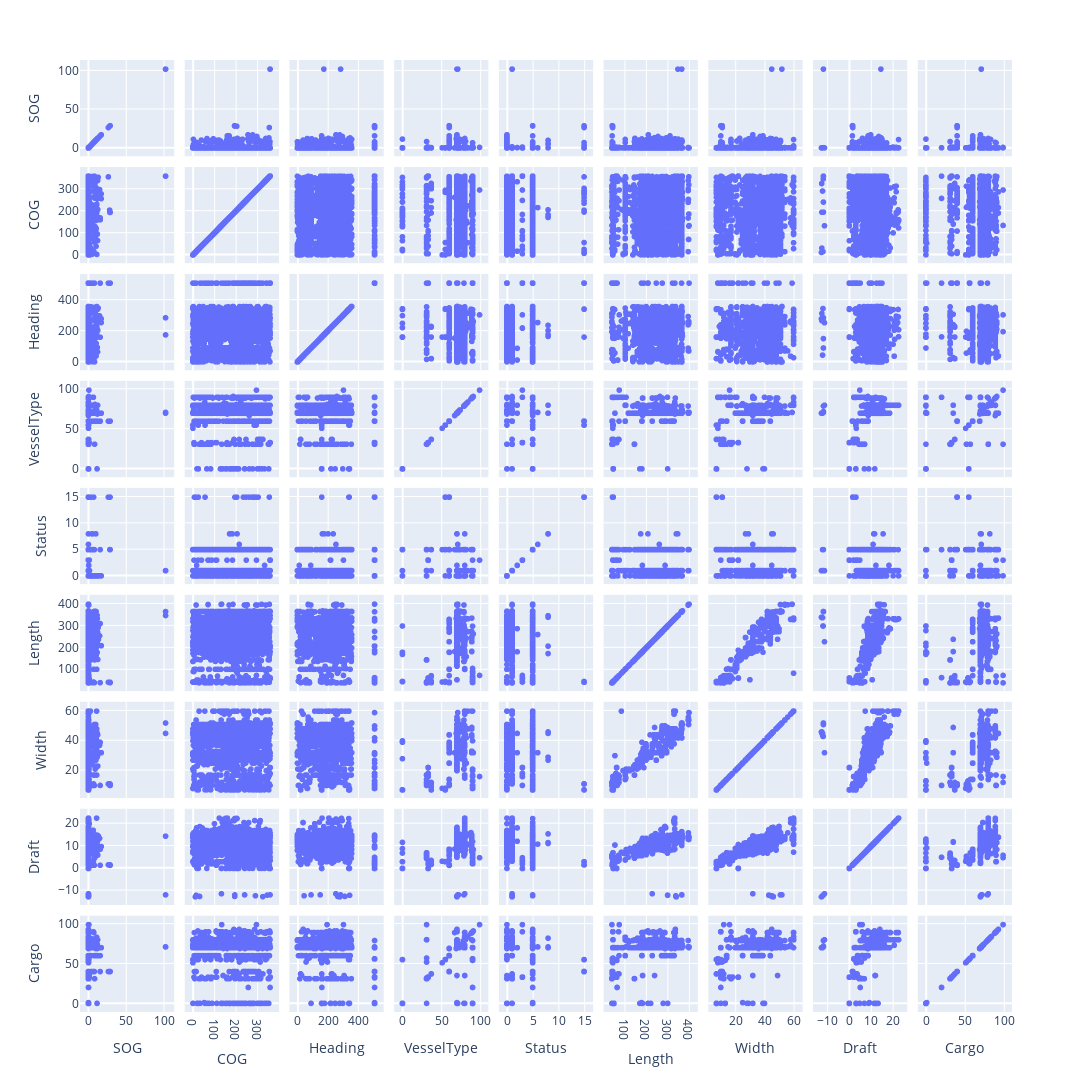

Here is the notebook cell this chart was saved with:
### Code cell
kmeans = KMeans(
        n_clusters=3, init="k-means++",
        n_init=10,
        tol=1e-04, random_state=42
    )
kmeans.fit(X)
clusters=pd.DataFrame(X,columns=working_area3.columns)
clusters['label']=kmeans.labels_
polar=clusters.groupby("label").mean().reset_index()
polar=pd.melt(polar,id_vars=["label"])
fig4 = px.line_polar(polar, r="value", theta="variable", color="label", line_close=True,height=800,width=1400)
fig.show()

### Figure 1 — Plotly figure (JSON) as saved in the notebook; plotly's stock layout.template omitted (floating-point values rounded to 4 significant figures; data arrays with more than 128 entries replaced by an {"elided": "..."} marker saying what was removed)
{"data": [{"dimensions": [{"axis": {"matches": true}, "label": "SOG", "values": {"elided": "2801 float values"}}, {"axis": {"matches": true}, "label": "COG", "values": {"elided": "2801 float values"}}, {"axis": {"matches": true}, "label": "Heading", "values": {"elided": "2801 int values"}}, {"axis": {"matches": true}, "label": "VesselType", "values": {"elided": "2801 int values"}}, {"axis": {"matches": true}, "label": "Status", "values": {"elided": "2801 int values"}}, {"axis": {"matches": true}, "label": "Length", "values": {"elided": "2801 int values"}}, {"axis": {"matches": true}, "label": "Width", "values": {"elided": "2801 int values"}}, {"axis": {"matches": true}, "label": "Draft", "values": {"elided": "2801 float values"}}, {"axis": {"matches": true}, "label": "Cargo", "values": {"elided": "2801 int values"}}], "hovertemplate": "%{xaxis.title.text}=%{x}<br>%{yaxis.title.text}=%{y}<extra></extra>", "legendgroup": "", "marker": {"color": "#636efa", "symbol": "circle"}, "name": "", "showlegend": false, "type": "splom"}], "layout": {"dragmode": "select", "height": 1600, "legend": {"tracegroupgap": 0}, "margin": {"t": 60}, "width": 1200}}
